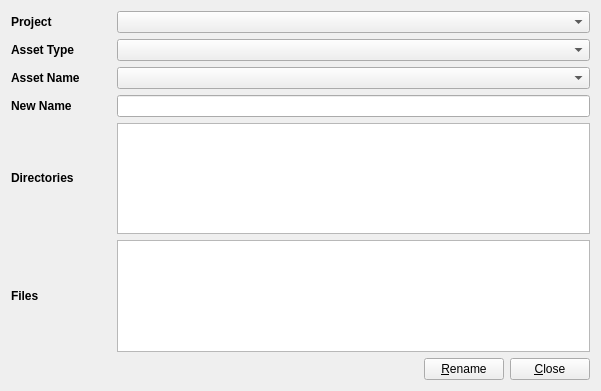
<?xml version="1.0" encoding="UTF-8"?>
<ui version="4.0">
 <class>RenameAssetWidget</class>
 <widget class="QWidget" name="RenameAssetWidget">
  <property name="geometry">
   <rect>
    <x>0</x>
    <y>0</y>
    <width>601</width>
    <height>391</height>
   </rect>
  </property>
  <property name="windowTitle">
   <string>Form</string>
  </property>
  <layout class="QVBoxLayout" name="verticalLayout">
   <item>
    <layout class="QHBoxLayout" name="horizontalLayoutProjectTitle">
     <item>
      <widget class="QLabel" name="labelProject">
       <property name="minimumSize">
        <size>
         <width>100</width>
         <height>0</height>
        </size>
       </property>
       <property name="font">
        <font>
         <weight>75</weight>
         <bold>true</bold>
        </font>
       </property>
       <property name="text">
        <string>Project</string>
       </property>
       <property name="alignment">
        <set>Qt::AlignLeading|Qt::AlignLeft|Qt::AlignVCenter</set>
       </property>
      </widget>
     </item>
     <item>
      <widget class="QComboBox" name="comboBoxProject">
       <property name="enabled">
        <bool>true</bool>
       </property>
       <property name="sizePolicy">
        <sizepolicy hsizetype="Expanding" vsizetype="Fixed">
         <horstretch>1</horstretch>
         <verstretch>0</verstretch>
        </sizepolicy>
       </property>
      </widget>
     </item>
    </layout>
   </item>
   <item>
    <layout class="QHBoxLayout" name="horizontalLayoutAssetType">
     <item>
      <widget class="QLabel" name="labelAssetType">
       <property name="sizePolicy">
        <sizepolicy hsizetype="Fixed" vsizetype="Fixed">
         <horstretch>0</horstretch>
         <verstretch>0</verstretch>
        </sizepolicy>
       </property>
       <property name="minimumSize">
        <size>
         <width>100</width>
         <height>0</height>
        </size>
       </property>
       <property name="maximumSize">
        <size>
         <width>60</width>
         <height>16777215</height>
        </size>
       </property>
       <property name="font">
        <font>
         <weight>75</weight>
         <bold>true</bold>
        </font>
       </property>
       <property name="text">
        <string>Asset Type</string>
       </property>
       <property name="alignment">
        <set>Qt::AlignLeading|Qt::AlignLeft|Qt::AlignVCenter</set>
       </property>
      </widget>
     </item>
     <item>
      <widget class="QComboBox" name="comboBoxAssetType">
       <property name="enabled">
        <bool>true</bool>
       </property>
       <property name="sizePolicy">
        <sizepolicy hsizetype="Expanding" vsizetype="Fixed">
         <horstretch>0</horstretch>
         <verstretch>0</verstretch>
        </sizepolicy>
       </property>
       <property name="minimumSize">
        <size>
         <width>200</width>
         <height>0</height>
        </size>
       </property>
       <property name="maximumSize">
        <size>
         <width>16777215</width>
         <height>25</height>
        </size>
       </property>
      </widget>
     </item>
    </layout>
   </item>
   <item>
    <layout class="QHBoxLayout" name="horizontalLayoutAssetName">
     <item>
      <widget class="QLabel" name="labelAssetName">
       <property name="sizePolicy">
        <sizepolicy hsizetype="Fixed" vsizetype="Fixed">
         <horstretch>0</horstretch>
         <verstretch>0</verstretch>
        </sizepolicy>
       </property>
       <property name="minimumSize">
        <size>
         <width>100</width>
         <height>0</height>
        </size>
       </property>
       <property name="maximumSize">
        <size>
         <width>60</width>
         <height>16777215</height>
        </size>
       </property>
       <property name="font">
        <font>
         <weight>75</weight>
         <bold>true</bold>
        </font>
       </property>
       <property name="text">
        <string>Asset Name</string>
       </property>
       <property name="alignment">
        <set>Qt::AlignLeading|Qt::AlignLeft|Qt::AlignVCenter</set>
       </property>
      </widget>
     </item>
     <item>
      <widget class="QComboBox" name="comboBoxAssetName">
       <property name="enabled">
        <bool>true</bool>
       </property>
       <property name="sizePolicy">
        <sizepolicy hsizetype="Expanding" vsizetype="Fixed">
         <horstretch>0</horstretch>
         <verstretch>0</verstretch>
        </sizepolicy>
       </property>
       <property name="minimumSize">
        <size>
         <width>200</width>
         <height>0</height>
        </size>
       </property>
       <property name="maximumSize">
        <size>
         <width>16777215</width>
         <height>25</height>
        </size>
       </property>
      </widget>
     </item>
    </layout>
   </item>
   <item>
    <layout class="QHBoxLayout" name="horizontalLayoutFBX">
     <item>
      <widget class="QLabel" name="labelFBX">
       <property name="sizePolicy">
        <sizepolicy hsizetype="Fixed" vsizetype="Fixed">
         <horstretch>0</horstretch>
         <verstretch>0</verstretch>
        </sizepolicy>
       </property>
       <property name="minimumSize">
        <size>
         <width>100</width>
         <height>0</height>
        </size>
       </property>
       <property name="maximumSize">
        <size>
         <width>60</width>
         <height>16777215</height>
        </size>
       </property>
       <property name="font">
        <font>
         <weight>75</weight>
         <bold>true</bold>
        </font>
       </property>
       <property name="text">
        <string>New Name</string>
       </property>
       <property name="alignment">
        <set>Qt::AlignLeading|Qt::AlignLeft|Qt::AlignVCenter</set>
       </property>
      </widget>
     </item>
     <item>
      <widget class="QLineEdit" name="lineEdit"/>
     </item>
    </layout>
   </item>
   <item>
    <layout class="QHBoxLayout" name="horizontalLayoutTextures">
     <item>
      <widget class="QLabel" name="labelTextures">
       <property name="sizePolicy">
        <sizepolicy hsizetype="Fixed" vsizetype="Fixed">
         <horstretch>0</horstretch>
         <verstretch>0</verstretch>
        </sizepolicy>
       </property>
       <property name="minimumSize">
        <size>
         <width>100</width>
         <height>0</height>
        </size>
       </property>
       <property name="maximumSize">
        <size>
         <width>60</width>
         <height>16777215</height>
        </size>
       </property>
       <property name="font">
        <font>
         <weight>75</weight>
         <bold>true</bold>
        </font>
       </property>
       <property name="text">
        <string>Directories</string>
       </property>
       <property name="alignment">
        <set>Qt::AlignLeading|Qt::AlignLeft|Qt::AlignTop</set>
       </property>
      </widget>
     </item>
     <item>
      <widget class="QTableView" name="tableViewDir"/>
     </item>
    </layout>
   </item>
   <item>
    <layout class="QVBoxLayout" name="verticalLayout_2">
     <item>
      <layout class="QHBoxLayout" name="horizontalLayout">
       <item>
        <widget class="QLabel" name="label">
         <property name="minimumSize">
          <size>
           <width>100</width>
           <height>0</height>
          </size>
         </property>
         <property name="font">
          <font>
           <weight>75</weight>
           <bold>true</bold>
          </font>
         </property>
         <property name="text">
          <string>Files</string>
         </property>
        </widget>
       </item>
       <item>
        <widget class="QTableView" name="tableViewFile"/>
       </item>
      </layout>
     </item>
    </layout>
   </item>
   <item>
    <layout class="QHBoxLayout" name="horizontalLayoutButtons">
     <item>
      <spacer name="horizontalSpacer">
       <property name="orientation">
        <enum>Qt::Horizontal</enum>
       </property>
       <property name="sizeHint" stdset="0">
        <size>
         <width>40</width>
         <height>20</height>
        </size>
       </property>
      </spacer>
     </item>
     <item>
      <widget class="QPushButton" name="pushButtonOk">
       <property name="text">
        <string>&amp;Rename</string>
       </property>
      </widget>
     </item>
     <item>
      <widget class="QPushButton" name="pushButtonCancel">
       <property name="text">
        <string>&amp;Close</string>
       </property>
      </widget>
     </item>
    </layout>
   </item>
  </layout>
 </widget>
 <resources/>
 <connections/>
</ui>
